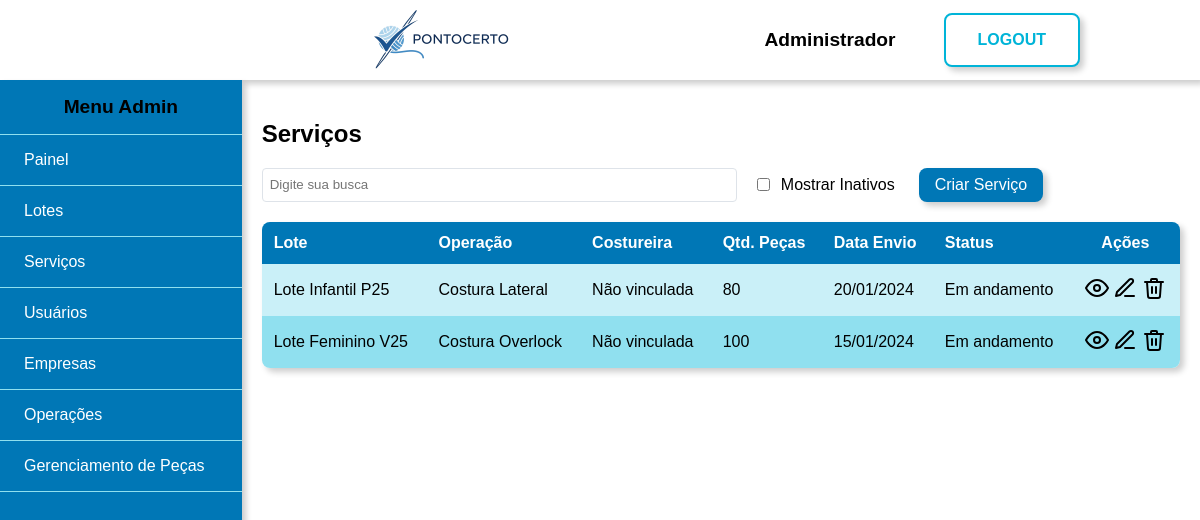
Screenshot of /admin/servicos (signed in) with the database file from the repository.
### tables this page shows
CREATE TABLE usuarios (
    id int PRIMARY KEY AUTO_INCREMENT,
    tipo enum('admin', 'costureira') NOT NULL DEFAULT 'costureira',
    nome varchar(50) NOT NULL,
    cpf varchar(11) NOT NULL UNIQUE,
    email varchar(250) NOT NULL UNIQUE,
    telefone varchar(11) NOT NULL,
    cep varchar(8) NOT NULL,
    logradouro varchar(250),
    complemento varchar(50),
    cidade varchar(100),
    tipo_chave_pix enum('cpf', 'cnpj', 'email', 'telefone', 'aleatoria') DEFAULT 'cpf',
    chave_pix varchar(250),
    senha varchar(255) NOT NULL,
    banco int NULL DEFAULT 0,
    agencia INT NULL DEFAULT 0,
    conta INT NULL DEFAULT 0,
    especialidade_id INT NOT NULL DEFAULT 2,
    ativo TINYINT DEFAULT 1,
    created_at TIMESTAMP DEFAULT CURRENT_TIMESTAMP,
    updated_at TIMESTAMP DEFAULT CURRENT_TIMESTAMP ON UPDATE CURRENT_TIMESTAMP
 );

CREATE TABLE servicos (
    id INT PRIMARY KEY AUTO_INCREMENT,
    lote_id INT NOT NULL,
    operacao_id INT NOT NULL,
    quantidade_pecas INT NOT NULL,
    valor_operacao DECIMAL(10,2) NOT NULL,
    data_envio DATE NOT NULL,
    data_finalizacao DATE NULL,
    observacao TEXT,
    costureira_id INT NULL,
    status ENUM('Em andamento', 'Finalizado', 'Inativo') DEFAULT 'Em andamento',
    created_at TIMESTAMP DEFAULT CURRENT_TIMESTAMP,
    updated_at TIMESTAMP DEFAULT CURRENT_TIMESTAMP ON UPDATE CURRENT_TIMESTAMP,
    
    FOREIGN KEY (lote_id) REFERENCES lotes(id) ON DELETE RESTRICT,
    FOREIGN KEY (operacao_id) REFERENCES operacoes(id) ON DELETE RESTRICT
);

CREATE TABLE lotes (
    id INT PRIMARY KEY AUTO_INCREMENT,
    empresa_id VARCHAR(50) NOT NULL,
    colecao VARCHAR(100) NOT NULL,
    nome VARCHAR(100) NOT NULL,
    observacao TEXT,
    data_entrada DATE NOT NULL,
    data_entrega DATE,
    valor_total DECIMAL(12, 2) DEFAULT 0.00,
    status ENUM('Aberto', 'Entregue', 'Cancelado') DEFAULT 'Aberto',
    anexos VARCHAR(500),
    ativo TINYINT DEFAULT 1,
    created_at TIMESTAMP DEFAULT CURRENT_TIMESTAMP,
    updated_at TIMESTAMP DEFAULT CURRENT_TIMESTAMP ON UPDATE CURRENT_TIMESTAMP
);

CREATE TABLE operacoes (
    id INT PRIMARY KEY AUTO_INCREMENT,
    nome VARCHAR(255) NOT NULL,
    valor DECIMAL(10, 2) NOT NULL,
    ativo TINYINT DEFAULT 1,
    created_at TIMESTAMP DEFAULT CURRENT_TIMESTAMP,
    updated_at TIMESTAMP DEFAULT CURRENT_TIMESTAMP ON UPDATE CURRENT_TIMESTAMP
);

### views/admin/servicos.php (the view, shortened to what the rows shown need)
<div class="conteudo flex">
<div class="conteudo-tabela">
    <h2>Serviços</h2>
    <div class="tabela">
        <table cellspacing='0' class="redondinho shadow">
            <thead>
                <tr>
                    <th class="ae">Lote</th>
                    <th class="ae">Operação</th>
                    <th class="ae">Costureira</th>
                    <th class="ae">Qtd. Peças</th>
                    <th class="ae">Data Envio</th>
                    <th class="ae">Status</th>
                    <th class="ac">Ações</th>
                </tr>
            </thead>
            <tbody>
                <?php if (empty($listaServicos)): ?>
                    <tr>
                        <td colspan="7" class="ac">Nenhum serviço encontrado</td>
                    </tr>
                <?php else: ?>
                    <?php foreach ($listaServicos as $servico): ?>
                        <tr>
                            <td class="ae"><?= htmlspecialchars($servico['lote_nome']) ?></td>
                            <td class="ae"><?= htmlspecialchars($servico['operacao_nome']) ?></td>
                            <td class="ae">
                                <?= $servico['costureira_nome'] ? htmlspecialchars($servico['costureira_nome']) : '<span class="texto-vermelho">Não vinculada</span>' ?>
                            </td>
                            <td class="ae"><?= htmlspecialchars($servico['quantidade_pecas']) ?></td>
                            <td class="ae"><?= date('d/m/Y', strtotime($servico['data_envio'])) ?></td>
                            <td class="ae status-<?= strtolower($servico['status']) ?>"><?= htmlspecialchars($servico['status']) ?></td>
                            <td class="ac">
                                <a href="<?= BASE_URL ?>admin/visualizar-servico?id=<?= $servico['id'] ?>" class="btn-visualizar" title="Visualizar">
                                    <img class="icone" src="<?= ASSETS_URL ?>icones/visualizar.svg" alt="visualizar">
                                </a>
                                <a href="<?= BASE_URL ?>admin/editar-servico?id=<?= $servico['id'] ?>">
                                    <img class="icone" src="<?php echo ASSETS_URL?>icones/editar.svg" alt="editar">
                                </a>
                                <?php if ($servico['status'] === 'Em andamento'): ?>
                                    <a href="<?= BASE_URL ?>admin/remover-servico?id=<?= $servico['id'] ?>"
                                       onclick="return confirm('Tem certeza que deseja remover este serviço?')"
                                       class="btn-remover" title="Remover">
                                        <img class="icone" src="<?= ASSETS_URL ?>icones/remover.svg" alt="remover">
                                    </a>
                                <?php endif; ?>
                            </td>
                        </tr>
                    <?php endforeach; ?>
                <?php endif; ?>
            </tbody>
        </table>
    </div>
</div>

### views/shared/header.php (shortened to what the rows shown need)
<!DOCTYPE html>
<html lang="pt-BR">
<head>
    <link rel="stylesheet" href="<?php echo ASSETS_URL?>css/style.css">
</head>
<body>
    <?php if ($login ?? false): ?>
        <div class="principal azul flex center">
    <?php else: ?>
        <div class="principal">
            <?php if ($usuarioLogado ?? false): ?>
                <div class="topo flex h-center shadow">
                    <a class="imagem-topo" href="<?= $dashboardLink ?>">
                        <img src="<?php echo ASSETS_URL?>img/banner.png" alt="banner">
                    </a>
                    <span class="flex l-gap v-center">
                        <span class="nome-usuario"><?= htmlspecialchars($nomeUsuario) ?></span>
                        <a href="<?= BASE_URL ?>logout" class="botao-grande">LOGOUT</a>
                    </span>
                </div>
            <?php endif; ?>
    <?php endif; ?>

### rows the page displays
usuarios: nome "Administrador"
servicos: lote.nome "Lote Infantil P25", operacao.nome "Costura Lateral", quantidade_pecas "80", data_envio "20/01/2024", status "Em andamento"
servicos: lote.nome "Lote Feminino V25", operacao.nome "Costura Overlock", quantidade_pecas "100", data_envio "15/01/2024", status "Em andamento"

### other values shown
$userRole "Admin"
$item['label'] "Painel"
$item['label'] "Lotes"
$item['label'] "Serviços"
$item['label'] "Usuários"
$item['label'] "Empresas"
$item['label'] "Operações"
$item['label'] "Gerenciamento de Peças"
